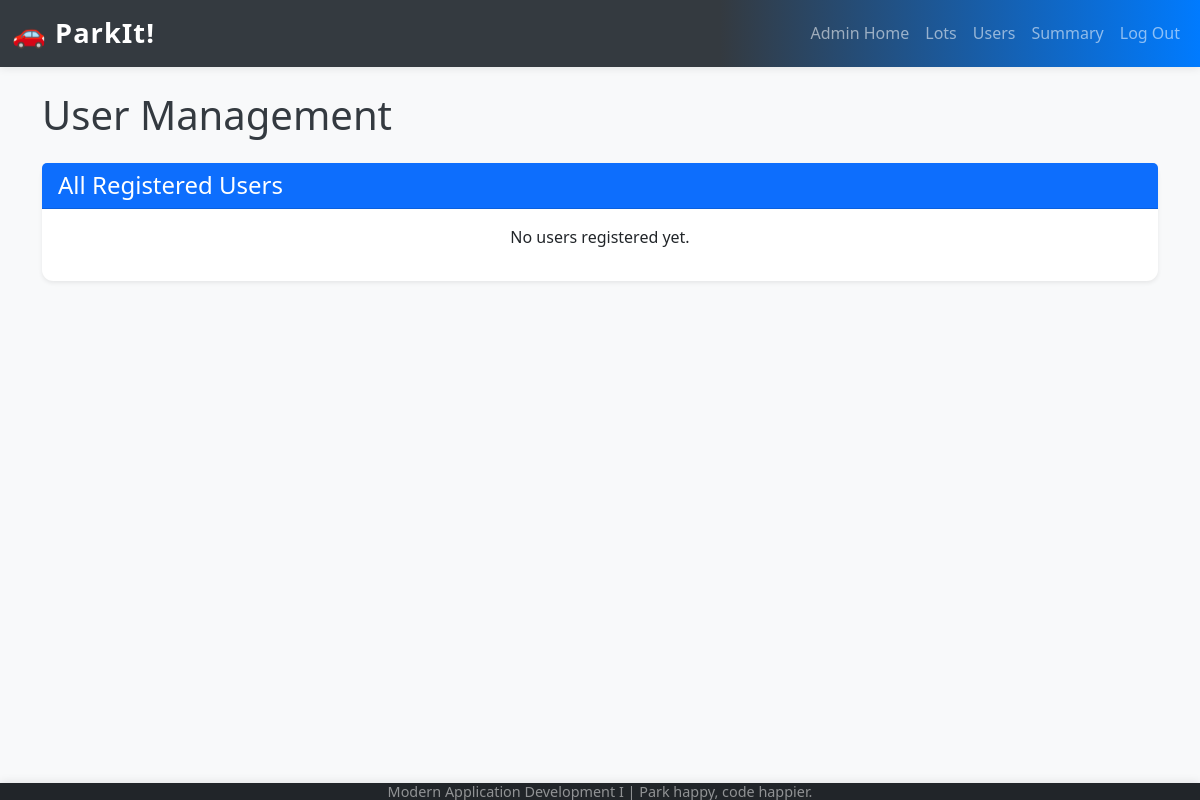
The page /admin_users (signed in) on the database as committed earlier.
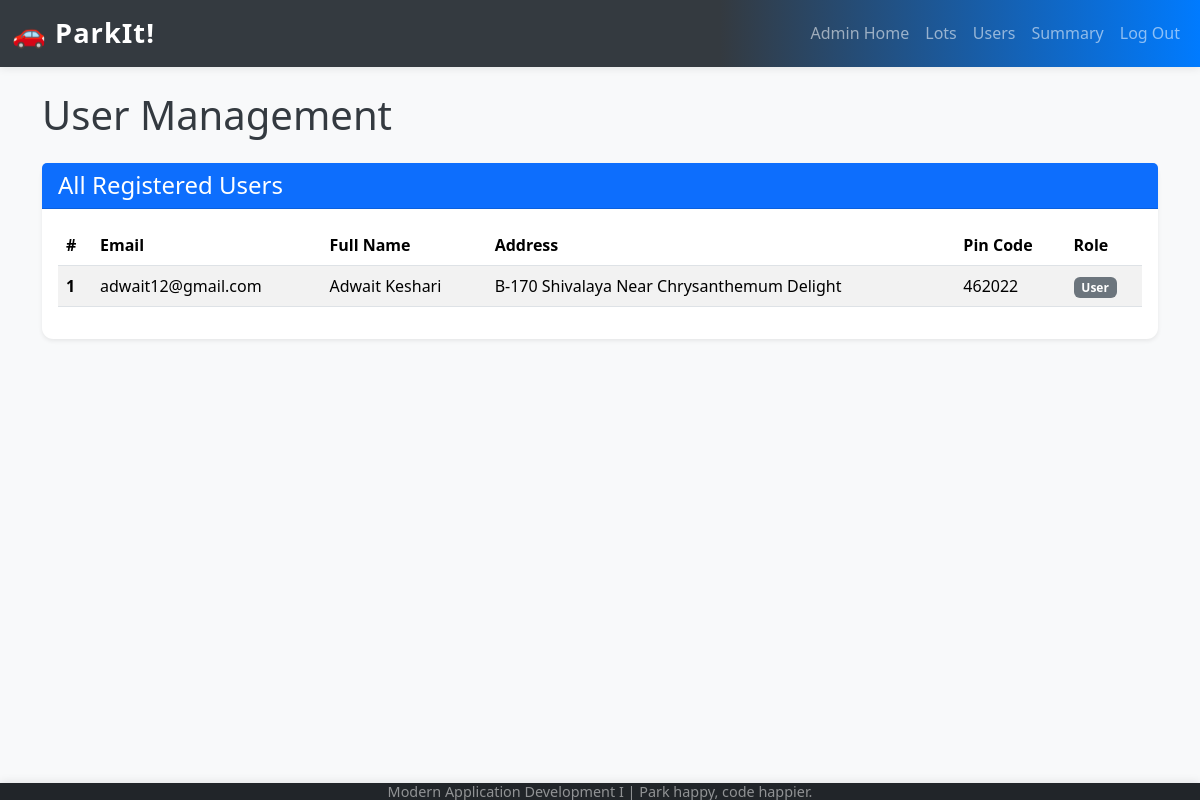
The same page on the database as committed later.
### model.py (models this page shows)
class User(db.Model):
    __tablename__ = "users"
    id = db.Column(db.Integer, primary_key=True)
    email_id = db.Column(db.String(120), unique=True, nullable=False)
    password = db.Column(db.String(120), nullable=False)
    full_name = db.Column(db.String(120), nullable=False)
    address = db.Column(db.String(200), nullable=False)
    pin_code = db.Column(db.String(10), nullable=False)
    role = db.Column(db.String(20), nullable=False, default="user")
    reserved_spots = db.relationship("ReservedSpot", back_populates="user", cascade="all, delete-orphan")

### app.py (the view)
@app.route("/admin_users")
def admin_users():
    if "admin_logged_in" not in session:
        flash("Please log in to see the admin dashboard.", "danger")
        return redirect(url_for("admin_login"))
    users = db.session.query(User).filter_by(role="user").all()
    return render_template("admin_users.html", users=users)

### templates/admin_users.html (shortened to what this page needs)
{% extends "base.html" %}
{% block content %}
    <h1 class="mb-4">User Management</h1>
    <div class="card shadow-sm">
        <div class="card-header bg-primary text-white">
            <h4 class="mb-0">All Registered Users</h4>
        </div>
        <div class="card-body">
            {% if users %}
                <div class="table-responsive">
                    <table class="table table-striped table-hover">
                        <thead>
                            <tr>
                                <th scope="col">#</th>
                                <th scope="col">Email</th>
                                <th scope="col">Full Name</th>
                                <th scope="col">Address</th>
                                <th scope="col">Pin Code</th>
                                <th scope="col">Role</th>
                            </tr>
                        </thead>
                        <tbody>
                            {% for user in users %}
                            <tr>
                                <th scope="row">{{ loop.index }}</th>
                                <td>{{ user.email_id }}</td>
                                <td>{{ user.full_name }}</td>
                                <td>{{ user.address }}</td>
                                <td>{{ user.pin_code }}</td>
                                <td><span class="badge bg-secondary">{{ user.role.capitalize() }}</span></td>
                            </tr>
                            {% endfor %}
                        </tbody>
                    </table>
                </div>
            {% else %}
                <p class="text-center">No users registered yet.</p>
            {% endif %}
        </div>
    </div>
{% endblock %}

Rows that differ between the two databases and show on the page:
added User: email_id "adwait12@gmail.com", full_name "Adwait Keshari", address "B-170 Shivalaya Near Chrysanthemum Delight", pin_code "462022", role "User"
Other text that changed with them:
text no longer shown: "No users registered yet."
text now shown: "# Email Full Name Address Pin Code Role"
